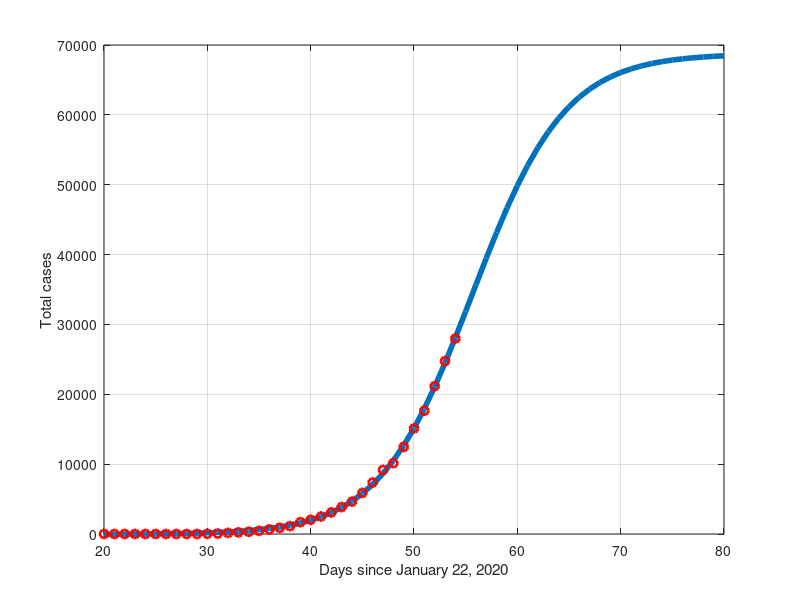

MATLAB code to generate this figure:
pkg load optim
%% Example for linear inequality constraints.
  %% model function:
  %F = @ (x, p) (1 + exp(-p(2) * (x - p(3)))).^(-1)*p(1);
  
  F = @(x,p) p(1) + p(2) * exp(p(3) * (x - p(4)))./(1 + exp(p(3) * (x - p(4))));
 
  data = load('data/covid-19-data-it.txt');
  %%data = load('data/covid19-it.txt');
  x = data(:,1);
  y = data(:,2);

  p1=min(y);
  p2=max(y)-min(y);
  p3=4*max(diff(y)./diff(x))/p2;
  p4=mean(x);

  %% initial values:
  %init = [50000.0; 30.0; 0.2];
  init=[p1,p2,p3,p4];
  %% other configuration (default values):
  tolerance = .00000001;
  max_iterations = 200;
  weights = ones (size (y));
  dp = [.00001; .00001; .00001; .00001]; % bidirectional numeric gradient stepsize
  dFdp = "dfdp"; % function for gradient (numerical)
  
 minstep = [0.001; 0.001;0.001; 0.001];
 maxstep = [0.08; 0.08; 0.08; 0.08];
 options = [minstep, maxstep];

  %% start leasqr, be sure that 'verbose' is not set
  global verbose; verbose = false;
  [f, p, cvg, iter] = ...
      leasqr (x, y, init, F, tolerance, max_iterations,weights,dp,dFdp)
      
      xx=[0:80]';
      
 
 plot(xx,F(xx,p),'linewidth',4,x,y,'or','linewidth',2);
 
 xlabel('Days since January 22, 2020');
 ylabel('Total cases');
 set (gca, "xgrid", "on");
 set (gca, "ygrid", "on");
 
 axis([20 80 0 70000]);
 
